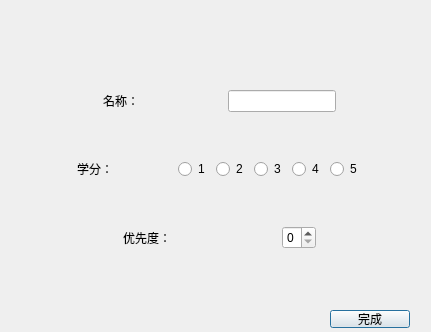
<?xml version="1.0" encoding="UTF-8"?>
<ui version="4.0">
 <class>CourseDialog</class>
 <widget class="QDialog" name="CourseDialog">
  <property name="geometry">
   <rect>
    <x>0</x>
    <y>0</y>
    <width>431</width>
    <height>332</height>
   </rect>
  </property>
  <property name="windowTitle">
   <string>Dialog</string>
  </property>
  <widget class="QWidget" name="verticalLayoutWidget">
   <property name="geometry">
    <rect>
     <x>19</x>
     <y>49</y>
     <width>401</width>
     <height>241</height>
    </rect>
   </property>
   <layout class="QVBoxLayout" name="MainLayout">
    <item>
     <layout class="QHBoxLayout" name="NameLayout">
      <item>
       <spacer name="Spacer1">
        <property name="orientation">
         <enum>Qt::Horizontal</enum>
        </property>
        <property name="sizeHint" stdset="0">
         <size>
          <width>40</width>
          <height>20</height>
         </size>
        </property>
       </spacer>
      </item>
      <item>
       <widget class="QLabel" name="NameLabel">
        <property name="text">
         <string>名称：</string>
        </property>
       </widget>
      </item>
      <item>
       <spacer name="Spacer2">
        <property name="orientation">
         <enum>Qt::Horizontal</enum>
        </property>
        <property name="sizeHint" stdset="0">
         <size>
          <width>40</width>
          <height>20</height>
         </size>
        </property>
       </spacer>
      </item>
      <item>
       <widget class="QLineEdit" name="NameInput"/>
      </item>
      <item>
       <spacer name="Spacer3">
        <property name="orientation">
         <enum>Qt::Horizontal</enum>
        </property>
        <property name="sizeHint" stdset="0">
         <size>
          <width>40</width>
          <height>20</height>
         </size>
        </property>
       </spacer>
      </item>
     </layout>
    </item>
    <item>
     <layout class="QHBoxLayout" name="PointLayout">
      <item>
       <spacer name="Spacer4">
        <property name="orientation">
         <enum>Qt::Horizontal</enum>
        </property>
        <property name="sizeHint" stdset="0">
         <size>
          <width>40</width>
          <height>20</height>
         </size>
        </property>
       </spacer>
      </item>
      <item>
       <widget class="QLabel" name="PointLabel">
        <property name="text">
         <string>学分：</string>
        </property>
       </widget>
      </item>
      <item>
       <spacer name="Spacer5">
        <property name="orientation">
         <enum>Qt::Horizontal</enum>
        </property>
        <property name="sizeHint" stdset="0">
         <size>
          <width>40</width>
          <height>20</height>
         </size>
        </property>
       </spacer>
      </item>
      <item>
       <widget class="QRadioButton" name="Point1">
        <property name="text">
         <string>1</string>
        </property>
       </widget>
      </item>
      <item>
       <widget class="QRadioButton" name="Point2">
        <property name="text">
         <string>2</string>
        </property>
       </widget>
      </item>
      <item>
       <widget class="QRadioButton" name="Point3">
        <property name="text">
         <string>3</string>
        </property>
       </widget>
      </item>
      <item>
       <widget class="QRadioButton" name="Point4">
        <property name="text">
         <string>4</string>
        </property>
       </widget>
      </item>
      <item>
       <widget class="QRadioButton" name="Point5">
        <property name="text">
         <string>5</string>
        </property>
       </widget>
      </item>
      <item>
       <spacer name="Spacer6">
        <property name="orientation">
         <enum>Qt::Horizontal</enum>
        </property>
        <property name="sizeHint" stdset="0">
         <size>
          <width>40</width>
          <height>20</height>
         </size>
        </property>
       </spacer>
      </item>
     </layout>
    </item>
    <item>
     <layout class="QHBoxLayout" name="PriorityLayout">
      <item>
       <spacer name="Spacer7">
        <property name="orientation">
         <enum>Qt::Horizontal</enum>
        </property>
        <property name="sizeHint" stdset="0">
         <size>
          <width>40</width>
          <height>20</height>
         </size>
        </property>
       </spacer>
      </item>
      <item>
       <widget class="QLabel" name="PriorityLabel">
        <property name="text">
         <string>优先度：</string>
        </property>
       </widget>
      </item>
      <item>
       <spacer name="Spacer8">
        <property name="orientation">
         <enum>Qt::Horizontal</enum>
        </property>
        <property name="sizeHint" stdset="0">
         <size>
          <width>40</width>
          <height>20</height>
         </size>
        </property>
       </spacer>
      </item>
      <item>
       <widget class="QSpinBox" name="PriorityInput">
        <property name="maximum">
         <number>9</number>
        </property>
       </widget>
      </item>
      <item>
       <spacer name="Spacer9">
        <property name="orientation">
         <enum>Qt::Horizontal</enum>
        </property>
        <property name="sizeHint" stdset="0">
         <size>
          <width>40</width>
          <height>20</height>
         </size>
        </property>
       </spacer>
      </item>
     </layout>
    </item>
   </layout>
  </widget>
  <widget class="QPushButton" name="CreateButton">
   <property name="geometry">
    <rect>
     <x>330</x>
     <y>310</y>
     <width>80</width>
     <height>18</height>
    </rect>
   </property>
   <property name="text">
    <string>完成</string>
   </property>
  </widget>
 </widget>
 <resources/>
 <connections/>
</ui>
